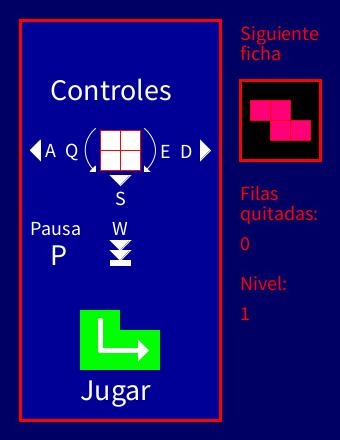
Frame 1 (no input)
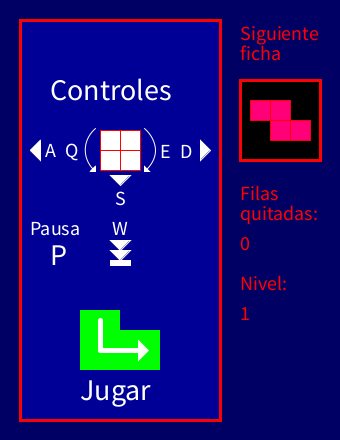
Frame 60 (the mouse pressed at the canvas centre just before this capture)
Frame 120 (the mouse held since frame 60 and released just before this capture): identical to frame 60, image omitted

The Processing sketch that drew these frames (run headless with seeded random() and noise(); from frame 60 on, the mouse is pressed at the canvas centre):

// Processing sketch: Tetris
// ── Tetris.pde
boolean pausa = false; //booleano que determina si el juego está en pausa
boolean rotado = false; //booleano que determina si una ficha se pudo rotar
int filaCompleta; //entero que cuando detecta 10 cuadros (una fila) elimina esa línea
int fichaActiva = -1; //determina la ficha en movimiento
int siguienteFicha = int(random(7)); //determina la siguiente ficha que entrará en juego
int prevfichaCode = -1; //variable para determinar el estado anterior de una ficha
int fichaCode; //código del estado de una ficha
int filasEliminadas; //marca la cantidad de líneas eliminadas
int nivel = 1; //nivel en el que se encuentra el jugador
int start = 0; //determina el estado del juego (0 = pantalla de inicio, 1 = jugando, 2 = pantalla de perdida)
int tiempo = 0; //variable del tiempo
int ultimo = 70-nivel*5; //variable que determina el tiempo para que la ficha baje
IntList coordenadas; //Variable para arreglo dinámico para las coordenadas de la ficha
IntList cuadros; //Variable para arreglo dinámico para cada cuadro del tablero
void setup() {
  size(340, 440); //inicializa interfaz
  cuadros = new IntList(); //Genera un arreglo dinámico de enteros (tablero)
  coordenadas = new IntList(); //Genera un arreglo dinámico de enteros (ficha)
  for (int i = 0; i < 200; i++) { //Bucle de 200 veces
    cuadros.append(-1); //Agrega 200 veces -1 al arreglo del tablero (-1 es un cuadro vacío)
  }
}
void draw() {
  background(0, 0, 100);
  strokeWeight(3); //estilo tablero
  stroke(255, 0, 0); //color bordes tablero, s.f y fichas
  fill(0, 0, 150); //fondo tablero
  rect(20, 20, 200, 400); //tablero
  fill(0); //estilo recuadro
  square(240, 80, 80); //Siguiente ficha
  fill(255, 0, 0); //color letra
  strokeWeight(1);
  textSize(20); //tamaño texto S.F.
  text("Siguiente", 240, 40);
  text("ficha", 240, 60);
  text("Filas", 240, 200);
  text("quitadas:", 240, 220);
  text(filasEliminadas, 240, 250);
  text("Nivel:", 240, 290);
  if (filasEliminadas<230) { //de ser falsa, el nivel es 10
    nivel = int(0.5+sqrt(0.4*float(filasEliminadas)+0.25)); //determina el nivel respecto a la cantidad de filas eliminadas
    ultimo = 70-nivel*5; //determina la velocidad a la que bajan las fichas respecto al nivel
  }
  text(nivel, 240, 320);
  pushStyle();
  if (!pausa) { //muestra, si el juego no está pausado, la siguiente ficha
    if (siguienteFicha == 0) { //T
      fill(0, 255, 0);
      square(250, 100, 20);
      square(270, 100, 20);
      square(270, 120, 20);
      square(290, 100, 20);
    } else if (siguienteFicha == 1) { //L
      fill(255, 120, 0);
      square(260, 90, 20);
      square(260, 110, 20);
      square(260, 130, 20);
      square(280, 130, 20);
    } else if (siguienteFicha == 2) { //J
      fill(51, 51, 255);
      square(280, 90, 20);
      square(280, 110, 20);
      square(260, 130, 20);
      square(280, 130, 20);
    } else if (siguienteFicha == 3) { //S
      fill(255, 255, 0);
      square(250, 120, 20);
      square(270, 100, 20);
      square(270, 120, 20);
      square(290, 100, 20);
    } else if (siguienteFicha == 4) { //Z
      fill(255, 0, 120);
      square(250, 100, 20);
      square(270, 100, 20);
      square(270, 120, 20);
      square(290, 120, 20);
    } else if (siguienteFicha == 5) { //Palo
      fill(0, 255, 255);
      square(270, 140, 20);
      square(270, 120, 20);
      square(270, 100, 20);
      square(270, 80, 20);
    } else if (siguienteFicha == 6) { //Cuadrado
      fill(255);
      square(280, 120, 20);
      square(260, 120, 20);
      square(280, 100, 20);
      square(260, 100, 20);
    }
  }
  popStyle();
  if (start < 1) { //instrucciones
    fill(255); //relleno blanco - tetromino cuadrado
    square(120, 130, 20);
    square(120, 150, 20);
    square(100, 150, 20);
    square(100, 130, 20);
    stroke(255); //línea blanca - señalización
    noFill(); //retiro relleno
    arc(120, 150, 70, 60, 0, QUARTER_PI);
    arc(120, 150, 70, 60, HALF_PI+QUARTER_PI, PI+QUARTER_PI);
    arc(120, 150, 70, 60, PI+HALF_PI+QUARTER_PI, 2*PI);
    fill(255); //relleno blanco
    pushStyle();
    triangle(90, 171, 95, 166, 95, 171); //flecha giro izquierda
    triangle(144, 171, 144, 166, 149, 171); //flecha giro derecha
    triangle(30, 150, 40, 140, 40, 160); //flecha izquierda
    triangle(210, 150, 200, 140, 200, 160); //flecha derecha
    triangle(110, 175, 120, 185, 130, 175); //flecha abajo
    triangle(110, 240, 120, 250, 130, 240); //flecha bien abajo 1
    triangle(110, 250, 120, 260, 130, 250); //flecha bien abajo 2
    rect(110, 260, 20, 5);//línea bien abajo
    noStroke();
    text("Q", 65, 157);
    text("A", 45, 157);
    text("E", 160, 158);
    text("D", 180, 158);
    text("S", 115, 205);
    text("W", 112, 235);
    text("Pausa", 30, 235);
    textSize(30);  //tamaño texto C.
    text("P", 50, 265);
    text("Controles", 50, 100);
    text("Jugar", 80, 400);
    fill(0, 255, 0);
    rect(80, 310, 40, 20);
    rect(80, 330, 80, 40);
    popStyle();
    strokeWeight(5); //enter
    line(100, 320, 100, 350);
    line(100, 350, 140, 350);
    triangle(140, 345, 145, 350, 140, 355);
  } else { //jugando
    stroke(120, 30);
    for (int i = 40; i<220; i+=20) {
      line(i, 20, i, 420);
    }
    for (int i = 120; i<420; i+=20) {
      line(20, i, 220, i);
    }
    fill(255, 0, 0); //límite superior rojo del tablero
    rect(20, 20, 200, 80);
    for (int i = 255; i > 0; i-=5) { //líneas de peligro
      stroke(255, 0, 0, i);
      line(20, (-i/5)+151, 220, (-i/5)+151);
    }
    if (fichaActiva == -1) {
      fichaActiva = siguienteFicha; //escoge la ficha
      siguienteFicha = int(random(7));
      if (fichaActiva < 3) {
        fichaCode = (fichaActiva*4)+int(random(4)); //escoje la posición entre la T, L y J
      } else if (fichaActiva < 6) {
        fichaCode = ((fichaActiva + 3)*2)+int(random(2)); //escoje la posición entre S, Z y el palo
      } else {
        fichaCode = 18; //escoge el cuadrado
      }
      if (fichaCode == 0) { //T
        coordenadas.set(0, 5);
        coordenadas.set(1, 18);
        coordenadas.set(2, 6);
        coordenadas.set(3, 17);
        coordenadas.set(4, 6);
        coordenadas.set(5, 18);
        coordenadas.set(6, 7);
        coordenadas.set(7, 18);
      } else if (fichaCode == 1) {//-|
        coordenadas.set(0, 5);
        coordenadas.set(1, 18);
        coordenadas.set(2, 6);
        coordenadas.set(3, 17);
        coordenadas.set(4, 6);
        coordenadas.set(5, 18);
        coordenadas.set(6, 6);
        coordenadas.set(7, 19);
      } else if (fichaCode == 2) { // T inversa
        coordenadas.set(0, 5);
        coordenadas.set(1, 17);
        coordenadas.set(2, 6);
        coordenadas.set(3, 17);
        coordenadas.set(4, 6);
        coordenadas.set(5, 18);
        coordenadas.set(6, 7);
        coordenadas.set(7, 17);
      } else if (fichaCode == 3) { //|-
        coordenadas.set(0, 5);
        coordenadas.set(1, 17);
        coordenadas.set(2, 5);
        coordenadas.set(3, 18);
        coordenadas.set(4, 5);
        coordenadas.set(5, 19);
        coordenadas.set(6, 6);
        coordenadas.set(7, 18);
      } else if (fichaCode == 4) { //L
        coordenadas.set(0, 5);
        coordenadas.set(1, 17);
        coordenadas.set(2, 5);
        coordenadas.set(3, 18);
        coordenadas.set(4, 5);
        coordenadas.set(5, 19);
        coordenadas.set(6, 6);
        coordenadas.set(7, 17);
      } else if (fichaCode == 5) { //L boca abajo
        coordenadas.set(0, 5);
        coordenadas.set(1, 17);
        coordenadas.set(2, 5);
        coordenadas.set(3, 18);
        coordenadas.set(4, 6);
        coordenadas.set(5, 18);
        coordenadas.set(6, 7);
        coordenadas.set(7, 18);
      } else if (fichaCode == 6) {//1
        coordenadas.set(0, 5);
        coordenadas.set(1, 19);
        coordenadas.set(2, 6);
        coordenadas.set(3, 17);
        coordenadas.set(4, 6);
        coordenadas.set(5, 18);
        coordenadas.set(6, 6);
        coordenadas.set(7, 19);
      } else if (fichaCode == 7) {//L acostada
        coordenadas.set(0, 5);
        coordenadas.set(1, 17);
        coordenadas.set(2, 6);
        coordenadas.set(3, 17);
        coordenadas.set(4, 7);
        coordenadas.set(5, 17);
        coordenadas.set(6, 7);
        coordenadas.set(7, 18);
      } else if (fichaCode == 8) { //J
        coordenadas.set(0, 5);
        coordenadas.set(1, 17);
        coordenadas.set(2, 6);
        coordenadas.set(3, 17);
        coordenadas.set(4, 6);
        coordenadas.set(5, 18);
        coordenadas.set(6, 6);
        coordenadas.set(7, 19);
      } else if (fichaCode == 9) { //J acostada
        coordenadas.set(0, 5);
        coordenadas.set(1, 17);
        coordenadas.set(2, 5);
        coordenadas.set(3, 18);
        coordenadas.set(4, 6);
        coordenadas.set(5, 17);
        coordenadas.set(6, 7);
        coordenadas.set(7, 17);
      } else if (fichaCode == 10) { // J inversa
        coordenadas.set(0, 5);
        coordenadas.set(1, 17);
        coordenadas.set(2, 5);
        coordenadas.set(3, 18);
        coordenadas.set(4, 5);
        coordenadas.set(5, 19);
        coordenadas.set(6, 6);
        coordenadas.set(7, 19);
      } else if (fichaCode == 11) { //Negador
        coordenadas.set(0, 5);
        coordenadas.set(1, 18);
        coordenadas.set(2, 6);
        coordenadas.set(3, 18);
        coordenadas.set(4, 7);
        coordenadas.set(5, 17);
        coordenadas.set(6, 7);
        coordenadas.set(7, 18);
      } else if (fichaCode == 12) { //S
        coordenadas.set(0, 5);
        coordenadas.set(1, 17);
        coordenadas.set(2, 6);
        coordenadas.set(3, 17);
        coordenadas.set(4, 6);
        coordenadas.set(5, 18);
        coordenadas.set(6, 7);
        coordenadas.set(7, 18);
      } else if (fichaCode == 13) { //Silla
        coordenadas.set(0, 5);
        coordenadas.set(1, 18);
        coordenadas.set(2, 5);
        coordenadas.set(3, 19);
        coordenadas.set(4, 6);
        coordenadas.set(5, 17);
        coordenadas.set(6, 6);
        coordenadas.set(7, 18);
      } else if (fichaCode == 14) { //Z
        coordenadas.set(0, 5);
        coordenadas.set(1, 18);
        coordenadas.set(2, 6);
        coordenadas.set(3, 17);
        coordenadas.set(4, 6);
        coordenadas.set(5, 18);
        coordenadas.set(6, 7);
        coordenadas.set(7, 17);
      } else if (fichaCode == 15) { //Zilla
        coordenadas.set(0, 5);
        coordenadas.set(1, 17);
        coordenadas.set(2, 5);
        coordenadas.set(3, 18);
        coordenadas.set(4, 6);
        coordenadas.set(5, 18);
        coordenadas.set(6, 6);
        coordenadas.set(7, 19);
      } else if (fichaCode == 16) { //Columna
        coordenadas.set(0, 5);
        coordenadas.set(1, 17);
        coordenadas.set(2, 5);
        coordenadas.set(3, 18);
        coordenadas.set(4, 5);
        coordenadas.set(5, 19);
        coordenadas.set(6, 5);
        coordenadas.set(7, 20);
      } else if (fichaCode == 17) { //Fila
        coordenadas.set(0, 4);
        coordenadas.set(1, 18);
        coordenadas.set(2, 5);
        coordenadas.set(3, 18);
        coordenadas.set(4, 6);
        coordenadas.set(5, 18);
        coordenadas.set(6, 7);
        coordenadas.set(7, 18);
      } else if (fichaCode == 18) { //Cuadrado
        coordenadas.set(0, 5);
        coordenadas.set(1, 17);
        coordenadas.set(2, 5);
        coordenadas.set(3, 18);
        coordenadas.set(4, 6);
        coordenadas.set(5, 17);
        coordenadas.set(6, 6);
        coordenadas.set(7, 18);
      }
    }
    stroke(255, 0, 0); //bordes de las fichas
    for (int i=0; i<200; i++) { //lee el color de cada cuadro del tablero
      if (i%10 == 0) {
        if (filaCompleta == 10) {
          filasEliminadas+=1;
          for (int k=1; k<11; k++) {
            cuadros.remove(i-k);
            cuadros.append(-1);
          }
        }
        filaCompleta = 0;
      }
      if (i>159 && cuadros.get(i)!=-1) { //detector de pérdida
        start = 2;
        pushStyle();
        noStroke();
        fill(0, 200); //base
        rect(30, 140, 180, 240, 20);
        fill(0, 255, 0); //enter
        rect(80, 310, 40, 20);
        rect(80, 330, 80, 40);
        strokeWeight(5);
        stroke(255);
        line(100, 320, 100, 350);
        line(100, 350, 140, 350);
        triangle(140, 345, 145, 350, 140, 355);
        fill(255); //Texto
        textSize(30);
        text("Perdiste", 60, 200);
        textSize(15);
        text("Reintentar", 80, 290);
        popStyle();
      }
      if (cuadros.get(i) == 0) {
        fill(0, 255, 0); //Verde - T
      } else if (cuadros.get(i) == 1) {
        fill(255, 120, 0); //Naranja - L
      } else if (cuadros.get(i) == 2) {
        fill(51, 51, 255); //Azul - J
      } else if (cuadros.get(i) == 3) {
        fill(255, 255, 0); //Amarillo - S
      } else if (cuadros.get(i) == 4) {
        fill(255, 0, 120); //Fucsia - Z
      } else if (cuadros.get(i) == 5) {
        fill(0, 255, 255); //Azul claro - |
      } else if (cuadros.get(i) == 6) {
        fill(255); //Blanco - Cuadrado
      }
      if (cuadros.get(i) != -1 && !pausa) {
        filaCompleta+=1;
        square((1+(i%10))*20, (20-(i/10))*20, 20); //imprime  cada cuadro de cada color
      }
    }
    if (fichaActiva == 0) {
      fill(0, 255, 0); //Verde - T
    } else if (fichaActiva == 1) {
      fill(255, 120, 0); //Naranja - L
    } else if (fichaActiva == 2) {
      fill(51, 51, 255); //Azul - J
    } else if (fichaActiva == 3) {
      fill(255, 255, 0); //Amarillo - S
    } else if (fichaActiva == 4) {
      fill(255, 0, 120); //Fucsia - Z
    } else if (fichaActiva == 5) {
      fill(0, 255, 255); //Azul claro - |
    } else if (fichaActiva == 6) {
      fill(255); //Blanco - Cuadrado
    }//print(fichaActiva);print(" en posición ");println(fichaCode);
    if (!pausa) {
      for (int i=0; i<7; i+=2) { //dibuja el tetromino
        square((coordenadas.get(i))*20, (21-coordenadas.get(i+1))*20, 20);
      }
      if (start == 1) { //avanzar tiempo para bajar figura
        delay(1); //pasa un ms de tiempo (más lo que se demora el código en ejecutarse)
        tiempo++; //incrementa el contador
        if (tiempo == ultimo) { //confima si el tiempo necesario para que baje la ficha se cumplió
          confirmarBajamiento(); //función que baja la ficha un cuadro
          tiempo = 0; //reinicia el contador
        }
      }
    } else { //mientras que el juego esté pausado
      pushStyle();
      noStroke();
      fill(0, 200); //recuadro de menú
      rect(30, 100, 180, 280, 20);
      fill(0, 255, 0); //enter
      rect(80, 310, 40, 20);
      rect(80, 330, 80, 40);
      strokeWeight(5);
      stroke(255);
      line(100, 320, 100, 350);
      line(100, 350, 140, 350);
      triangle(140, 345, 145, 350, 140, 355);
      fill(255); //texto
      textSize(30);
      text("Pausa", 80, 140);
      text("P", 110, 250);
      textSize(15);
      text("Despausar", 80, 220);
      text("Reintentar", 80, 290);
      popStyle();
    }
  }
}
void keyPressed() { //println(keyCode);
  if (keyCode == 10) { //ENTER para empezar
    if (start == 2 || pausa) {
      filaCompleta=0;
      fichaActiva=-1;
      siguienteFicha = int(random(7));
      prevfichaCode = -1;
      filasEliminadas = 0;
      nivel = 1;
      pausa = false;
      for (int k = 0; k < 200; k++) {
        cuadros.set(k, -1);
      }
    }
    start = 1;
  } else if (start == 1&&(key == 'p' || key == 'P')) { //Pausar
    if (pausa) {
      pausa = false;
    } else if (!pausa) {
      pausa = true;
    }
  } else if (fichaActiva != -1 && start == 1 && !pausa) {
    if (key == 's' || key == 'S' || keyCode == DOWN) { //S para bajar 1 línea
      confirmarBajamiento();
      tiempo = 0;
    } else if (key == 'W' || key == 'w' || keyCode == UP) {//W para bajar al fondo
      tiempo = 0;
      while (fichaActiva != -1) {
        confirmarBajamiento();
      }
      tiempo = 0;
    } else if (keyCode == LEFT || key == 'a' || key == 'A') { //A para mover a la izquierda
      if (coordenadas.get(0)-1>0&&cuadros.get(((coordenadas.get(1)-1)*10)+coordenadas.get(0)-2)==-1&&cuadros.get(((coordenadas.get(3)-1)*10)+coordenadas.get(2)-2)==-1&&cuadros.get(((coordenadas.get(5)-1)*10)+coordenadas.get(4)-2)==-1&&cuadros.get(((coordenadas.get(7)-1)*10)+coordenadas.get(6)-2)==-1) {
        for (int l=0; l<8; l+=2) {
          coordenadas.sub(l, 1);
        }
      }
    } else if (key == 'd' || key == 'D' || keyCode == RIGHT) { //D para mover a la derecha
      if (coordenadas.get(6)+1<11&&cuadros.get(((coordenadas.get(1)-1)*10)+coordenadas.get(0))==-1&&cuadros.get(((coordenadas.get(3)-1)*10)+coordenadas.get(2))==-1&&cuadros.get(((coordenadas.get(5)-1)*10)+coordenadas.get(4))==-1&&cuadros.get(((coordenadas.get(7)-1)*10)+coordenadas.get(6))==-1) {
        for (int l=0; l<8; l+=2) {
          coordenadas.increment(l);
        }
      }
    } else if (key == 'E' || key == 'e') { //E para girar en sentido horario
      if (fichaCode%4 == 3 && fichaCode<12) {  //fichas de 4 posiciones
        prevfichaCode=fichaCode;
        fichaCode-=3;
        girar();
        if (!rotado) {
          fichaCode+=3;
        } else {
          rotado = false;
        }
      } else if (fichaCode == 13 || fichaCode == 15 || fichaCode == 17) { //fichas de 2 posiciones
        prevfichaCode=fichaCode;
        fichaCode-=1;
        girar();
        if (!rotado) {
          fichaCode+=1;
        } else {
          rotado = false;
        }
      } else if (fichaCode<18) { //Cuadrado
        prevfichaCode=fichaCode;
        fichaCode+=1;
        girar();
        if (!rotado) {
          fichaCode-=1;
        } else {
          rotado = false;
        }
      }
    } else if (key == 'q' || key == 'Q') { //Q para girar en sentido horario
      if (fichaCode%4 == 0 && fichaCode<12) { //código contrario en fichas de 4 posiciones
        prevfichaCode=fichaCode;
        fichaCode+=3;
        girar();
        if (!rotado) {
          fichaCode-=3;
        } else {
          rotado = false;
        }
      } else if (fichaCode == 12 || fichaCode == 14 || fichaCode == 16) { //código contrario en fichas de 2 posiciones
        prevfichaCode=fichaCode;
        fichaCode+=1;
        girar();
        if (!rotado) {
          fichaCode-=1;
        } else {
          rotado = false;
        }
      } else if (fichaCode<18) { //demás
        prevfichaCode=fichaCode;
        fichaCode-=1;
        girar();
        if (!rotado) {
          fichaCode+=1;
        } else {
          rotado = false;
        }
      }
    }
  }
}
void confirmarBajamiento() { //confirma si puede bajar
  if (coordenadas.get(1)!=1&&coordenadas.get(3)!=1&&coordenadas.get(5)!=1&&cuadros.get(((coordenadas.get(1)-2)*10)+coordenadas.get(0)-1)==-1&&cuadros.get(((coordenadas.get(3)-2)*10)+coordenadas.get(2)-1)==-1&&cuadros.get(((coordenadas.get(5)-2)*10)+coordenadas.get(4)-1)==-1&&cuadros.get(((coordenadas.get(7)-2)*10)+coordenadas.get(6)-1)==-1) {
    for (int l=1; l<8; l+=2) {
      coordenadas.sub(l, 1);
    }
  } else { //de lo contrario, coloca la ficha
    for (int l=1; l<8; l+=2) {
      cuadros.set(((coordenadas.get(l)-1)*10)+coordenadas.get(l-1)-1, fichaActiva);
    }
    fichaActiva = -1;
  }
}
void girar() { //confirma si una ficha puede girar
  if (fichaCode == 0) { //ficha T a su primera posición
    if (prevfichaCode == 3) { //a la derecha
      if (cuadros.get(((coordenadas.get(1)-1)*10)+coordenadas.get(0))==-1&&cuadros.get(((coordenadas.get(7)-1)*10)+coordenadas.get(6))==-1&&coordenadas.get(6)+1<11) {
        coordenadas.increment(1);
        coordenadas.increment(2);
        coordenadas.sub(3, 1);
        coordenadas.increment(4);
        coordenadas.sub(5, 1);
        coordenadas.increment(6);
        rotado = true;
      } // a la izquierda
    } else if (cuadros.get(((coordenadas.get(5)-1)*10)+coordenadas.get(4))==-1&&coordenadas.get(4)+1<11) {
      coordenadas.increment(6);
      coordenadas.sub(7, 1);
      rotado = true;
    }
  } else if (fichaCode == 1) { //ficha T a su segunda posición
    if (prevfichaCode == 2) { // a la izquierda
      if (cuadros.get(((coordenadas.get(5)-1)*10)+coordenadas.get(4)-2)==-1&&cuadros.get((coordenadas.get(5)*10)+coordenadas.get(4)-1)==-1) {
        coordenadas.increment(1);
        coordenadas.sub(6, 1);
        coordenadas.add(7, 2);
        rotado = true;
      } //a la derecha
    } else if (cuadros.get((coordenadas.get(1)*10)+coordenadas.get(0)-1)==-1) {
      coordenadas.sub(6, 1);
      coordenadas.increment(7);
      rotado = true;
    }
  } else if (fichaCode == 2) { //ficha T a su tercera posición
    if (prevfichaCode == 3) { //a la izquierda
      if (cuadros.get(((coordenadas.get(7)-2)*10)+coordenadas.get(6)-1)==-1&&cuadros.get(((coordenadas.get(7)-2)*10)+coordenadas.get(6))==-1&&coordenadas.get(6)+1<11) {
        coordenadas.increment(2);
        coordenadas.sub(3, 1);
        coordenadas.increment(4);
        coordenadas.sub(5, 1);
        coordenadas.increment(6);
        coordenadas.sub(7, 1);
        rotado = true;
      } //a la derecha
    } else if (cuadros.get(((coordenadas.get(1)-2)*10)+coordenadas.get(0)-1)==-1&&cuadros.get(((coordenadas.get(3)-1)*10)+coordenadas.get(2))==-1&&coordenadas.get(6)+1<11) {
      coordenadas.sub(1, 1);
      coordenadas.increment(6);
      coordenadas.sub(7, 2);
      rotado = true;
    }
  } else if (fichaCode == 3) { //ficha T a su cuarta posición
    if (prevfichaCode == 0) { //a la izquierda
      if (cuadros.get(((coordenadas.get(1)-2)*10)+coordenadas.get(0)-1)==-1&&cuadros.get(((coordenadas.get(1))*10)+coordenadas.get(0)-1)==-1) {
        coordenadas.sub(1, 1);
        coordenadas.sub(2, 1);
        coordenadas.increment(3);
        coordenadas.sub(4, 1);
        coordenadas.increment(5);
        coordenadas.sub(6, 1);
        rotado = true;
      } //a la derecha
    } else if (cuadros.get(((coordenadas.get(5)-1)*10)+coordenadas.get(4)-2)==-1&&cuadros.get(((coordenadas.get(5))*10)+coordenadas.get(4)-2)==-1) {
      coordenadas.sub(2, 1);
      coordenadas.increment(3);
      coordenadas.sub(4, 1);
      coordenadas.increment(5);
      coordenadas.sub(6, 1);
      coordenadas.increment(7);
      rotado = true;
    }
  } else if (fichaCode == 4) { //ficha L a su primera posición
    if (prevfichaCode == 7) { //a la derecha
      if (cuadros.get((coordenadas.get(1)*10)+coordenadas.get(0)-1)==-1&&cuadros.get(((coordenadas.get(1)+1)*10)+coordenadas.get(0)-1)==-1) {
        coordenadas.sub(2, 1);
        coordenadas.increment(3);
        coordenadas.sub(4, 2);
        coordenadas.add(5, 2);
        coordenadas.sub(6, 1);
        coordenadas.sub(7, 1);
        rotado = true;
      } //a la izquierda
    } else if (cuadros.get(((coordenadas.get(1)-1)*10)+coordenadas.get(0))==-1&&cuadros.get((coordenadas.get(3)*10)+coordenadas.get(2)-1)==-1) {
      coordenadas.sub(4, 1);
      coordenadas.increment(5);
      coordenadas.sub(6, 1);
      coordenadas.sub(7, 1);
      rotado = true;
    }
  } else if (fichaCode == 5) { //ficha L a su segunda posición
    if (prevfichaCode == 6) { //a la izquierda
      if (cuadros.get(((coordenadas.get(1)-2)*10)+coordenadas.get(0)-1)==-1&&cuadros.get(((coordenadas.get(1)-3)*10)+coordenadas.get(0)-1)==-1&&cuadros.get(((coordenadas.get(5)-1)*10)+coordenadas.get(4))==-1&&coordenadas.get(6)+1<11) {
        coordenadas.sub(1, 2);
        coordenadas.sub(2, 1);
        coordenadas.increment(3);
        coordenadas.increment(6);
        coordenadas.sub(7, 1);
        rotado = true;
      } //a la derecha
    } else if (cuadros.get(((coordenadas.get(3)-1)*10)+coordenadas.get(2))==-1&&cuadros.get(((coordenadas.get(3)-1)*10)+coordenadas.get(2)+1)==-1&&coordenadas.get(6)+1<11) {
      coordenadas.increment(4);
      coordenadas.sub(5, 1);
      coordenadas.increment(6);
      coordenadas.increment(7);
      rotado = true;
    }
  } else if (fichaCode == 6) { //ficha L a su tercera posición
    if (prevfichaCode == 5) { //a la derecha
      if (cuadros.get((coordenadas.get(3)*10)+coordenadas.get(2)-1)==-1&&cuadros.get((coordenadas.get(5)*10)+coordenadas.get(4)-1)==-1&&cuadros.get(((coordenadas.get(5)-2)*10)+coordenadas.get(4)-1)==-1) {
        coordenadas.add(1, 2);
        coordenadas.increment(2);
        coordenadas.sub(3, 1);
        coordenadas.sub(6, 1);
        coordenadas.increment(7);
        rotado = true;
      } //a la izquierda
    } else if (cuadros.get(((coordenadas.get(1)+1)*10)+coordenadas.get(0)-1)==-1&&cuadros.get(((coordenadas.get(3)+1)*10)+coordenadas.get(2)-1)==-1&&cuadros.get((coordenadas.get(3)*10)+coordenadas.get(2)-1)==-1) {
      coordenadas.add(1, 2);
      coordenadas.sub(4, 1);
      coordenadas.increment(5);
      coordenadas.sub(6, 1);
      coordenadas.increment(7);
      rotado = true;
    }
  } else if (fichaCode == 7) { //ficha L a su cuarta posición
    if (prevfichaCode == 4) { //a la izquierda
      if (cuadros.get(((coordenadas.get(7)-1)*10)+coordenadas.get(6))==-1&&cuadros.get(((coordenadas.get(7)-1)*10)+coordenadas.get(6)+1)==-1&&coordenadas.get(6)+1<11) {
        coordenadas.increment(2);
        coordenadas.sub(3, 1);
        coordenadas.add(4, 2);
        coordenadas.sub(5, 2);
        coordenadas.increment(6);
        coordenadas.increment(7);
        rotado = true;
      } //a la derecha
    } else if (cuadros.get(((coordenadas.get(3)-1)*10)+coordenadas.get(2)-2)==-1&&cuadros.get(((coordenadas.get(3)-1)*10)+coordenadas.get(2))==-1&&cuadros.get(((coordenadas.get(5)-1)*10)+coordenadas.get(4))==-1&&coordenadas.get(6)+1<11) {
      coordenadas.sub(1, 2);
      coordenadas.increment(4);
      coordenadas.sub(5, 1);
      coordenadas.increment(6);
      coordenadas.sub(7, 1);
      rotado = true;
    }
  } else if (fichaCode == 8) { //ficha J a su primera posición
    if (prevfichaCode == 11) { //a la derecha
      if (cuadros.get(((coordenadas.get(1)-2)*10)+coordenadas.get(0)-1)==-1&&cuadros.get(((coordenadas.get(3)-2)*10)+coordenadas.get(2)-1)==-1&&cuadros.get((coordenadas.get(3)*10)+coordenadas.get(2)-1)==-1) {
        coordenadas.sub(1, 1);
        coordenadas.sub(3, 1);
        coordenadas.sub(4, 1);
        coordenadas.increment(5);
        coordenadas.sub(6, 1);
        coordenadas.add(7, 1);
        rotado = true;
      } //a la izquierda
    } else if (cuadros.get(((coordenadas.get(5)+1)*10)+coordenadas.get(4)-1)==-1&&cuadros.get((coordenadas.get(5)*10)+coordenadas.get(4)-1)==-1) {
      coordenadas.increment(2);
      coordenadas.sub(3, 1);
      coordenadas.increment(5);
      coordenadas.sub(6, 1);
      coordenadas.add(7, 2);
      rotado = true;
    }
  } else if (fichaCode == 9) { //ficha J a su segunda posición
    if (prevfichaCode == 8) { //a la derecha
      if (cuadros.get(((coordenadas.get(5)-1)*10)+coordenadas.get(4)-2)==-1&&cuadros.get(((coordenadas.get(3)-1)*10)+coordenadas.get(2))==-1&&coordenadas.get(6)+1<11) {
        coordenadas.sub(2, 1);
        coordenadas.increment(3);
        coordenadas.sub(5, 1);
        coordenadas.increment(6);
        coordenadas.sub(7, 2);
        rotado = true;
      } //a la izquierda
    } else if (cuadros.get(((coordenadas.get(1)-1)*10)+coordenadas.get(0))==-1&&cuadros.get(((coordenadas.get(1)-1)*10)+coordenadas.get(0)+1)==-1&&coordenadas.get(6)+1<11) {
      coordenadas.increment(4);
      coordenadas.sub(5, 2);
      coordenadas.increment(6);
      coordenadas.sub(7, 2);
      rotado = true;
    }
  } else if (fichaCode == 10) { //ficha J a su tercera posición
    if (prevfichaCode == 11) { //a la izquierda
      if (cuadros.get(((coordenadas.get(1)-2)*10)+coordenadas.get(0)-1)==-1&&cuadros.get((coordenadas.get(3)*10)+coordenadas.get(2)-1)==-1&&cuadros.get((coordenadas.get(1)*10)+coordenadas.get(0)-1)==-1) {
        coordenadas.sub(1, 1);
        coordenadas.sub(2, 1);
        coordenadas.sub(4, 2);
        coordenadas.add(5, 2);
        coordenadas.sub(6, 1);
        coordenadas.increment(7);
        rotado = true;
      } //a la derecha
    } else if (cuadros.get((coordenadas.get(3)*10)+coordenadas.get(2))==-1&&cuadros.get((coordenadas.get(3)*10)+coordenadas.get(2)-1)==-1) {
      coordenadas.sub(4, 1);
      coordenadas.add(5, 2);
      coordenadas.sub(6, 1);
      coordenadas.add(7, 2);
      rotado = true;
    }
  } else if (fichaCode == 11) { //ficha J a su cuarta posición
    if (prevfichaCode == 8) { //a la izquierda
      if (cuadros.get(((coordenadas.get(5)-1)*10)+coordenadas.get(4)-2)==-1&&cuadros.get(((coordenadas.get(5)-1)*10)+coordenadas.get(4))==-1&&cuadros.get(((coordenadas.get(3)-1)*10)+coordenadas.get(2))==-1&&coordenadas.get(6)+1<11) {
        coordenadas.increment(1);
        coordenadas.increment(3);
        coordenadas.increment(4);
        coordenadas.sub(5, 1);
        coordenadas.increment(6);
        coordenadas.sub(7, 1);
        rotado = true;
      } //a la derecha
    } else if (cuadros.get((coordenadas.get(1)*10)+coordenadas.get(0))==-1&&cuadros.get((coordenadas.get(1)*10)+coordenadas.get(0)+1)==-1&&cuadros.get(((coordenadas.get(1)-1)*10)+coordenadas.get(0)+1)==-1&&coordenadas.get(6)+1<11) {
      coordenadas.increment(1);
      coordenadas.increment(2);
      coordenadas.add(4, 2);
      coordenadas.sub(5, 2);
      coordenadas.increment(6);
      coordenadas.sub(7, 1);
      rotado = true;
    }
  } else if (fichaCode==12&&cuadros.get(((coordenadas.get(7)-1)*10)+coordenadas.get(6)-2)==-1&&cuadros.get((coordenadas.get(7)*10)+coordenadas.get(6))==-1&&coordenadas.get(6)+1<11) {
    coordenadas.sub(1, 1); //Silla a S
    coordenadas.increment(2);
    coordenadas.sub(3, 2);
    coordenadas.increment(5);
    coordenadas.increment(6);
    rotado = true;
  } else if (fichaCode==13&&cuadros.get((coordenadas.get(1)*10)+coordenadas.get(0)-1)==-1&&cuadros.get((coordenadas.get(5)*10)+coordenadas.get(4)-2)==-1) {
    coordenadas.increment(1); //S a Silla
    coordenadas.sub(2, 1);
    coordenadas.add(3, 2);
    coordenadas.sub(5, 1);
    coordenadas.sub(6, 1);
    rotado = true;
  } else if (fichaCode==14&&cuadros.get((coordenadas.get(1)*10)+coordenadas.get(0)-2)==-1&&cuadros.get(((coordenadas.get(1)-1)*10)+coordenadas.get(0))==-1&&coordenadas.get(6)+1<11) {
    coordenadas.increment(1); //Zilla a Z
    coordenadas.increment(2);
    coordenadas.sub(3, 1);
    coordenadas.increment(6);
    coordenadas.sub(7, 2);
    rotado = true;
  } else if (fichaCode==15&&cuadros.get((coordenadas.get(1)*10)+coordenadas.get(0)-2)==-1&&cuadros.get(((coordenadas.get(1)-1)*10)+coordenadas.get(0))==-1) {
    coordenadas.sub(1, 1); //Z a Zilla
    coordenadas.sub(2, 1);
    coordenadas.increment(3);
    coordenadas.sub(6, 1);
    coordenadas.add(7, 2);
    rotado = true;
  } else if (fichaCode==16&&cuadros.get(((coordenadas.get(1)-2)*10)+coordenadas.get(0))==-1&&cuadros.get((coordenadas.get(1)*10)+coordenadas.get(0))==-1&&cuadros.get(((coordenadas.get(1)+1)*10)+coordenadas.get(0))==-1&&coordenadas.get(1)!=1) {
    coordenadas.increment(0); //Fila a Columna
    coordenadas.sub(1, 1);
    coordenadas.sub(4, 1);
    coordenadas.increment(5);
    coordenadas.sub(6, 2);
    coordenadas.add(7, 2);
    rotado = true;
  } else if (fichaCode==17&&cuadros.get((coordenadas.get(1)*10)+coordenadas.get(0)-2)==-1&&cuadros.get((coordenadas.get(1)*10)+coordenadas.get(0))==-1&&cuadros.get((coordenadas.get(1)*10)+coordenadas.get(0)+1)==-1&&coordenadas.get(0)-1>0&&coordenadas.get(6)+2<11) {
    coordenadas.sub(0, 1); //Columna a Fila
    coordenadas.increment(1);
    coordenadas.increment(4);
    coordenadas.sub(5, 1);
    coordenadas.add(6, 2);
    coordenadas.sub(7, 2);
    rotado = true;
  }
}
